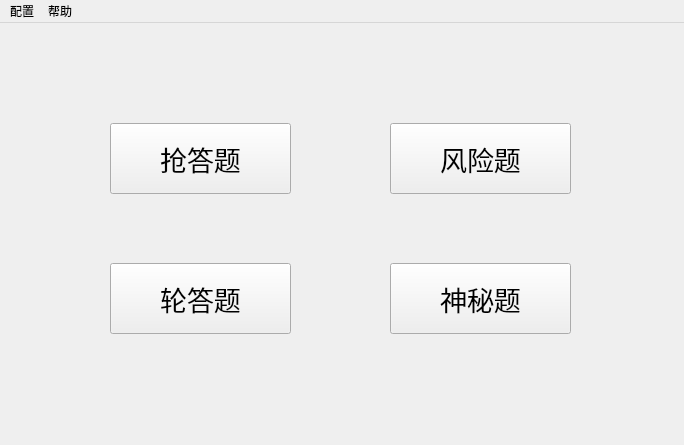
<?xml version="1.0" encoding="UTF-8"?>
<ui version="4.0">
 <class>MainWindow</class>
 <widget class="QMainWindow" name="MainWindow">
  <property name="geometry">
   <rect>
    <x>0</x>
    <y>0</y>
    <width>684</width>
    <height>445</height>
   </rect>
  </property>
  <property name="windowTitle">
   <string>抽题软件</string>
  </property>
  <property name="styleSheet">
   <string notr="true"/>
  </property>
  <widget class="QWidget" name="centralwidget">
   <property name="styleSheet">
    <string notr="true">border-image:url(:/img/img/yangpi.png)</string>
   </property>
   <widget class="QPushButton" name="pushButton_shenmi">
    <property name="geometry">
     <rect>
      <x>390</x>
      <y>240</y>
      <width>181</width>
      <height>71</height>
     </rect>
    </property>
    <property name="font">
     <font>
      <family>Adobe Arabic</family>
      <pointsize>20</pointsize>
     </font>
    </property>
    <property name="text">
     <string>神秘题</string>
    </property>
   </widget>
   <widget class="QPushButton" name="pushButton_fengxian">
    <property name="geometry">
     <rect>
      <x>390</x>
      <y>100</y>
      <width>181</width>
      <height>71</height>
     </rect>
    </property>
    <property name="font">
     <font>
      <family>Adobe Arabic</family>
      <pointsize>20</pointsize>
     </font>
    </property>
    <property name="text">
     <string>风险题</string>
    </property>
   </widget>
   <widget class="QPushButton" name="pushButton_lunda">
    <property name="geometry">
     <rect>
      <x>110</x>
      <y>240</y>
      <width>181</width>
      <height>71</height>
     </rect>
    </property>
    <property name="font">
     <font>
      <family>Adobe Arabic</family>
      <pointsize>20</pointsize>
     </font>
    </property>
    <property name="text">
     <string>轮答题</string>
    </property>
   </widget>
   <widget class="QPushButton" name="pushButton_qiangda">
    <property name="geometry">
     <rect>
      <x>110</x>
      <y>100</y>
      <width>181</width>
      <height>71</height>
     </rect>
    </property>
    <property name="font">
     <font>
      <family>Adobe Arabic</family>
      <pointsize>20</pointsize>
     </font>
    </property>
    <property name="text">
     <string>抢答题</string>
    </property>
   </widget>
  </widget>
  <widget class="QMenuBar" name="menubar">
   <property name="geometry">
    <rect>
     <x>0</x>
     <y>0</y>
     <width>684</width>
     <height>23</height>
    </rect>
   </property>
   <widget class="QMenu" name="menu">
    <property name="title">
     <string>配置</string>
    </property>
    <addaction name="action_cfg"/>
    <addaction name="action_transvoice"/>
   </widget>
   <widget class="QMenu" name="menu_2">
    <property name="title">
     <string>帮助</string>
    </property>
    <addaction name="action_help"/>
    <addaction name="action_about"/>
   </widget>
   <addaction name="menu"/>
   <addaction name="menu_2"/>
  </widget>
  <action name="action_cfg">
   <property name="text">
    <string>配置</string>
   </property>
  </action>
  <action name="action_help">
   <property name="text">
    <string>帮助文档</string>
   </property>
  </action>
  <action name="action_about">
   <property name="text">
    <string>关于</string>
   </property>
  </action>
  <action name="action_transvoice">
   <property name="text">
    <string>转换语音</string>
   </property>
  </action>
 </widget>
 <resources>
  <include location="samplesoftware.qrc"/>
 </resources>
 <connections/>
</ui>
